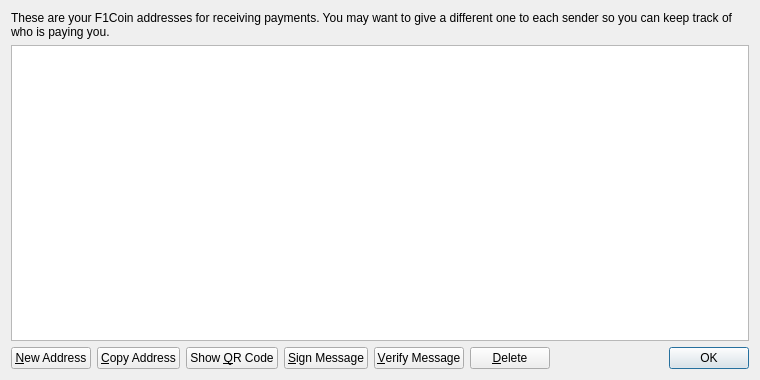
<?xml version="1.0" encoding="UTF-8"?>
<ui version="4.0">
 <class>AddressBookPage</class>
 <widget class="QWidget" name="AddressBookPage">
  <property name="geometry">
   <rect>
    <x>0</x>
    <y>0</y>
    <width>760</width>
    <height>380</height>
   </rect>
  </property>
  <property name="windowTitle">
   <string>Address Book</string>
  </property>
  <layout class="QVBoxLayout" name="verticalLayout">
   <item>
    <widget class="QLabel" name="labelExplanation">
     <property name="text">
      <string>These are your F1Coin addresses for receiving payments. You may want to give a different one to each sender so you can keep track of who is paying you.</string>
     </property>
     <property name="textFormat">
      <enum>Qt::PlainText</enum>
     </property>
     <property name="wordWrap">
      <bool>true</bool>
     </property>
    </widget>
   </item>
   <item>
    <widget class="QTableView" name="tableView">
     <property name="contextMenuPolicy">
      <enum>Qt::CustomContextMenu</enum>
     </property>
     <property name="toolTip">
      <string>Double-click to edit address or label</string>
     </property>
     <property name="tabKeyNavigation">
      <bool>false</bool>
     </property>
     <property name="alternatingRowColors">
      <bool>true</bool>
     </property>
     <property name="selectionMode">
      <enum>QAbstractItemView::SingleSelection</enum>
     </property>
     <property name="selectionBehavior">
      <enum>QAbstractItemView::SelectRows</enum>
     </property>
     <property name="sortingEnabled">
      <bool>true</bool>
     </property>
     <attribute name="verticalHeaderVisible">
      <bool>false</bool>
     </attribute>
    </widget>
   </item>
   <item>
    <layout class="QHBoxLayout" name="horizontalLayout">
     <item>
      <widget class="QPushButton" name="newAddressButton">
       <property name="toolTip">
        <string>Create a new address</string>
       </property>
       <property name="text">
        <string>&amp;New Address</string>
       </property>
       <property name="icon">
        <iconset resource="../bitcoin.qrc">
         <normaloff>:/icons/add</normaloff>:/icons/add</iconset>
       </property>
      </widget>
     </item>
     <item>
      <widget class="QPushButton" name="copyToClipboard">
       <property name="toolTip">
        <string>Copy the currently selected address to the system clipboard</string>
       </property>
       <property name="text">
        <string>&amp;Copy Address</string>
       </property>
       <property name="icon">
        <iconset resource="../bitcoin.qrc">
         <normaloff>:/icons/editcopy</normaloff>:/icons/editcopy</iconset>
       </property>
      </widget>
     </item>
     <item>
      <widget class="QPushButton" name="showQRCode">
       <property name="text">
        <string>Show &amp;QR Code</string>
       </property>
       <property name="icon">
        <iconset resource="../bitcoin.qrc">
         <normaloff>:/icons/qrcode</normaloff>:/icons/qrcode</iconset>
       </property>
      </widget>
     </item>
     <item>
      <widget class="QPushButton" name="signMessage">
       <property name="toolTip">
        <string>Sign a message to prove you own a Bitcoin address</string>
       </property>
       <property name="text">
        <string>&amp;Sign Message</string>
       </property>
       <property name="icon">
        <iconset resource="../bitcoin.qrc">
         <normaloff>:/icons/edit</normaloff>:/icons/edit</iconset>
       </property>
      </widget>
     </item>
     <item>
      <widget class="QPushButton" name="verifyMessage">
       <property name="toolTip">
        <string>Verify a message to ensure it was signed with a specified Bitcoin address</string>
       </property>
       <property name="text">
        <string>&amp;Verify Message</string>
       </property>
       <property name="icon">
        <iconset resource="../bitcoin.qrc">
         <normaloff>:/icons/transaction_0</normaloff>:/icons/transaction_0</iconset>
       </property>
      </widget>
     </item>
     <item>
      <widget class="QPushButton" name="deleteButton">
       <property name="toolTip">
        <string>Delete the currently selected address from the list. Only sending addresses can be deleted.</string>
       </property>
       <property name="text">
        <string>&amp;Delete</string>
       </property>
       <property name="icon">
        <iconset resource="../bitcoin.qrc">
         <normaloff>:/icons/remove</normaloff>:/icons/remove</iconset>
       </property>
      </widget>
     </item>
     <item>
      <spacer name="horizontalSpacer">
       <property name="orientation">
        <enum>Qt::Horizontal</enum>
       </property>
       <property name="sizeHint" stdset="0">
        <size>
         <width>40</width>
         <height>20</height>
        </size>
       </property>
      </spacer>
     </item>
     <item>
      <widget class="QDialogButtonBox" name="buttonBox">
       <property name="sizePolicy">
        <sizepolicy hsizetype="Maximum" vsizetype="Fixed">
         <horstretch>0</horstretch>
         <verstretch>0</verstretch>
        </sizepolicy>
       </property>
       <property name="standardButtons">
        <set>QDialogButtonBox::Ok</set>
       </property>
      </widget>
     </item>
    </layout>
   </item>
  </layout>
 </widget>
 <resources>
  <include location="../bitcoin.qrc"/>
 </resources>
 <connections/>
</ui>
